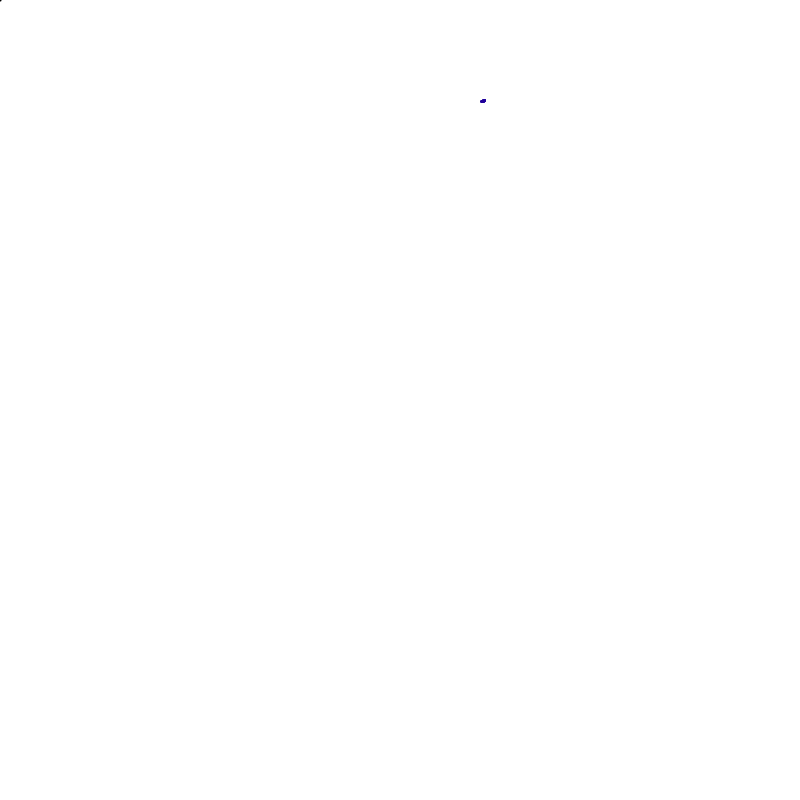
Frame 1 (no input)
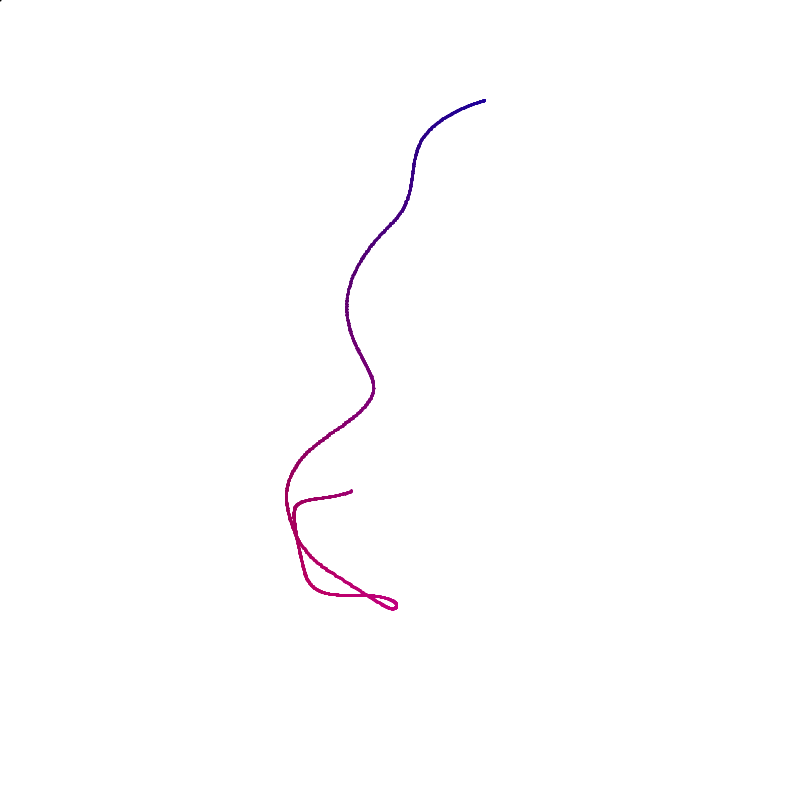
Frame 60 (the mouse pressed at the canvas centre just before this capture)
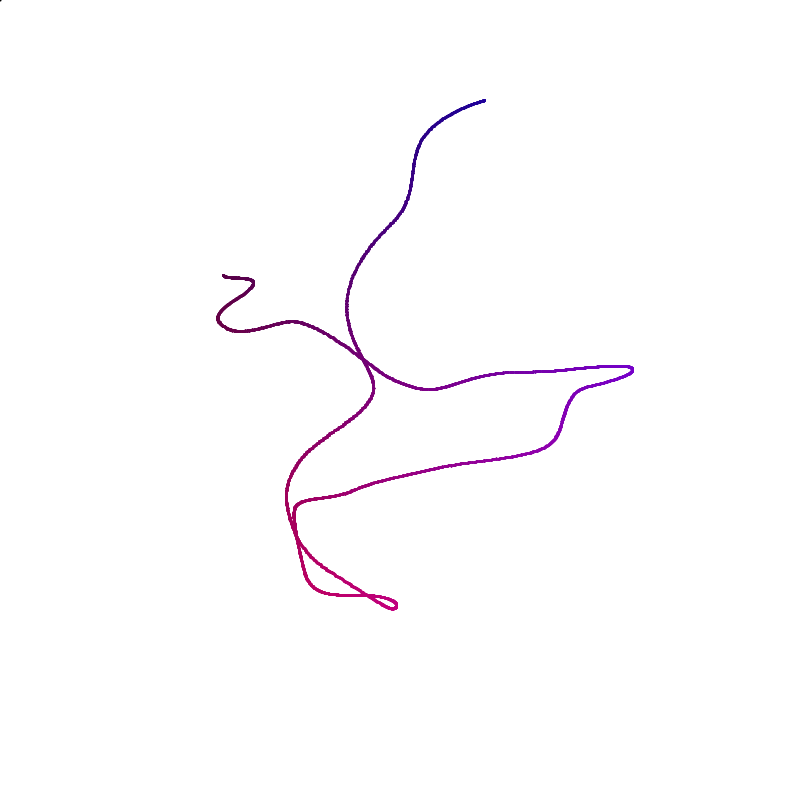
Frame 120 (the mouse held since frame 60 and released just before this capture)

The Processing sketch that drew these frames (run headless with seeded random() and noise(); from frame 60 on, the mouse is pressed at the canvas centre):

// Processing sketch: Random_Walker_3
// ── Random_Walker_3.pde
Walker walker;

void setup() {
  //fullScreen();
  size(800, 800);
  frameRate(60);
  background(255);

  walker = new Walker();
}


void draw() {
  for ( int i = 0; i < 250; i++ ) {
    walker.display();
    walker.motion();
  }
}

// ── Walker.pde

class Walker {

  float x, y;
  float tx, ty;


  Walker() {
    tx = 0;
    ty = 500;
  }
  
  
  void display() {
    strokeWeight(2);
    stroke((y/height)*255, 0, (x/width)*255);
    point(x, y);
  }

  void motion() {
    float t = 0.0001;

    x = map(noise(tx), 0, 1, 0, width);
    y = map(noise(ty), 0, 1, 0, height);

    tx += t;
    ty += t;
  }
}
